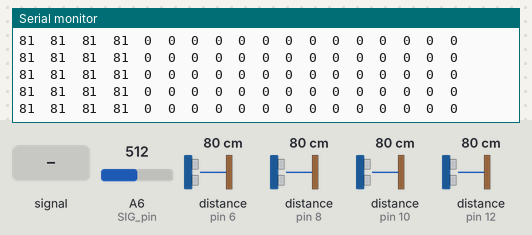
Recording of a sketch running on a simulated Arduino Mega 2560, built with avr-gcc and run on an emulated ATmega2560. On the bench: the last lines printed to the serial monitor. Inputs (shaded band) come from the test bench; at power-on: distance to the obstacle (sensors on pin 6, pin 8, pin 10, pin 12) 80 cm, A6 (SIG_pin) = 512. The echo pulse lasts 58.3 µs per cm.

Above: at 1.2 s.
1.3 s: A6 (SIG_pin) fed a 200 Hz sine of ±81 counts around its level
At 1.51 s:
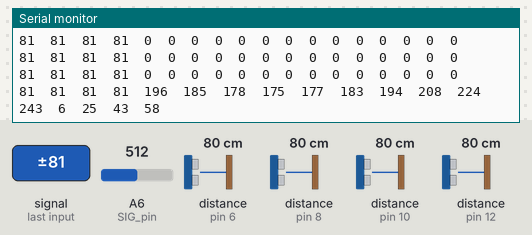
4.3 s: distance to the obstacle (sensor on pin 6) set to 18 cm
At 4.36 s:
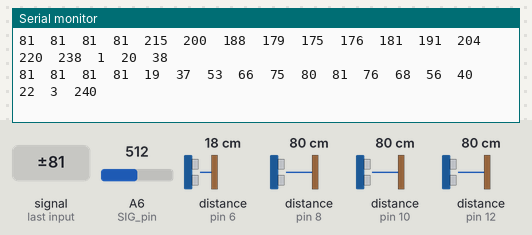
7.3 s: distance to the obstacle (sensor on pin 8) set to 2 cm
At 7.34 s:
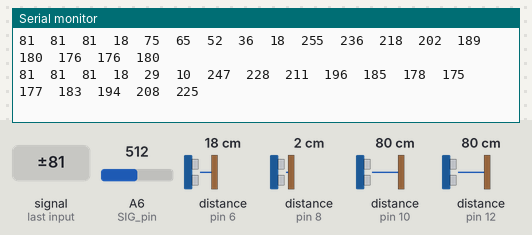
8.8 s: distance to the obstacle (sensor on pin 10) set to 2 cm
At 8.82 s:
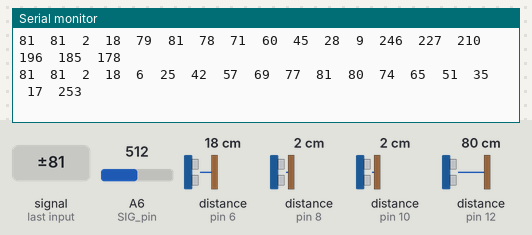
10.3 s: distance to the obstacle (sensor on pin 12) set to 2 cm
At 10.31 s:
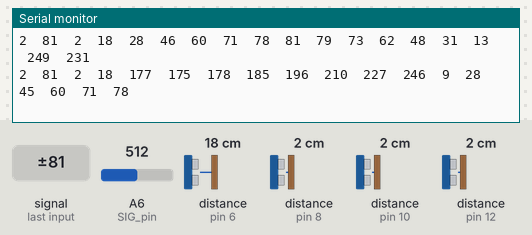
13.3 s: A6 (SIG_pin) set to 306
At 13.54 s:
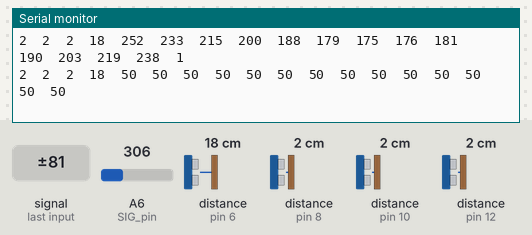
Timing chart, 0 to 16.3 s (numbered marks = the images above; inputs shaded):
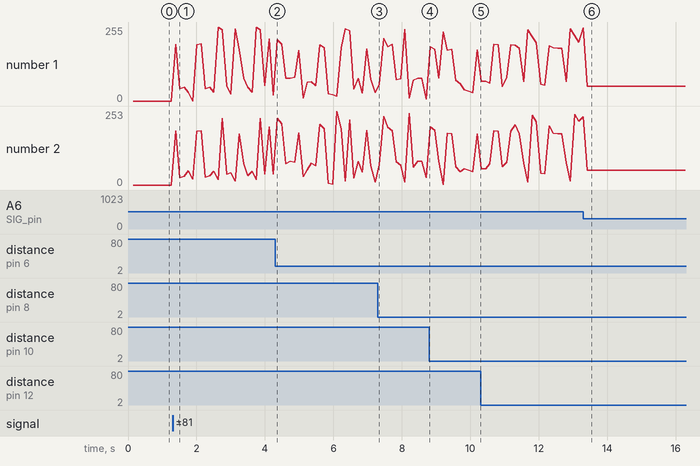

Measured:
- after the input at 1.3 s, the serial monitor: prints a new line after 0.09 s (image 1)
- after the input at 13.3 s, the serial monitor: prints a new line after 0.12 s (image 6)
- plotted number 1: 0 → 19 after the input at 1.3 s
- plotted number 2: 0 → 37 after the input at 1.3 s

The sketch:

oldnano.ino
```cpp
#include <Arduino.h>
#include <NewPing.h>
#include <Wire.h>

// Micro Address
#define MicroADDR 121

// Multiplexer Pins

#define s0 A0
#define s1 A1
#define s2 A2
#define s3 A3

#define SIG_pin A6

// US Pins
#define US_L_Trig 9
#define US_L_Echo 10

#define US_B_Trig 11
#define US_B_Echo 12

#define US_R_Trig 7
#define US_R_Echo 8

#define US_F_Trig 5
#define US_F_Echo 6

#define SONAR_NUM      4 // Number of sensors.
#define MAX_DISTANCE 250 // Maximum distance (in cm) to ping.
#define PING_INTERVAL 31 // Milliseconds between sensor pings (29ms is about the min to avoid cross-sensor echo).

unsigned long pingTimer[SONAR_NUM]; // Holds the times when the next ping should happen for each sensor.
byte cm[SONAR_NUM];         // Where the ping distances are stored.
uint8_t currentSensor = 0;          // Keeps track of which sensor is active.
byte light[18];

NewPing sonar[SONAR_NUM] = {     // Sensor object array.
  NewPing(US_L_Trig, US_L_Echo, MAX_DISTANCE), // Each sensor's trigger pin, echo pin, and max distance to ping. (In this order)
  NewPing(US_B_Trig, US_B_Echo, MAX_DISTANCE),
  NewPing(US_R_Trig, US_R_Echo, MAX_DISTANCE),
  NewPing(US_F_Trig, US_F_Echo, MAX_DISTANCE)
};

void setup() {
  Wire.begin(MicroADDR);                        // Initialise device #121 (random large number here <128)
  Wire.onRequest(requestCallback);        // When a request for data is receive call function requestCallback

  pinMode(s0, OUTPUT);
  pinMode(s1, OUTPUT);
  pinMode(s2, OUTPUT);
  pinMode(s3, OUTPUT);

  digitalWrite(s0, LOW);
  digitalWrite(s1, LOW);
  digitalWrite(s2, LOW);
  digitalWrite(s3, LOW);

  Serial.begin(9600);
  pingTimer[0] = millis() + 25;           // First ping starts at 75ms, gives time for the Arduino to chill before starting.
  for (uint8_t i = 1; i < SONAR_NUM; i++) // Set the starting time for each sensor.
    pingTimer[i] = pingTimer[i - 1] + PING_INTERVAL;
}

void loop() {
  for (uint8_t i = 0; i < SONAR_NUM; i++) { // Loop through all the sensors.
    if (millis() >= pingTimer[i]) {         // Is it this sensor's time to ping?
      pingTimer[i] += PING_INTERVAL * SONAR_NUM;  // Set next time this sensor will be pinged.
      if (i == 0 && currentSensor == SONAR_NUM - 1) oneSensorCycle(); // Sensor ping cycle complete, do something with the results.
      sonar[currentSensor].timer_stop();          // Make sure previous timer is canceled before starting a new ping (insurance).
      currentSensor = i;                          // Sensor being accessed.
      //cm[currentSensor] = 0;                      // Make distance zero in case there's no ping echo for this sensor.
      // NOTE FROM JM: I COMMENTED OUT THE PREVIOUS LINE. BASICALLY THIS MEANS IT WILL USE THE LAST VALUE IF NO ECHO DETECTED
      sonar[currentSensor].ping_timer(echoCheck); // Do the ping (processing continues, interrupt will call echoCheck to look for echo).
    }
  }
  for(int i = 2; i < 16; i ++){
    light[i-2+SONAR_NUM] = readMux(i);
    //Serial.print(readMux(i));
    //Serial.print("   ");
  }
  for (int i = 0; i < 18; i++) {
  //Serial.print(light[i]);
  //Serial.print("   ");
  }
  //Serial.println("");
  // Other code that *DOESN'T* analyze ping results can go here.
}

void echoCheck() { // If ping received, set the sensor distance to array.
  if (sonar[currentSensor].check_timer())
    light[currentSensor] = sonar[currentSensor].ping_result / US_ROUNDTRIP_CM;
    //Serial.print(light[currentSensor]);
    //Serial.print("  ");
    //cm[currentSensor] = sonar[currentSensor].ping_result / US_ROUNDTRIP_CM;
}

void oneSensorCycle() { // Sensor ping cycle complete, do something with the results.
  // The following code would be replaced with your code that does something with the ping results.
  for (uint8_t i = 0; i < 18; i++) {
    //Serial.print(i);
    //Serial.print("=");
    Serial.print(light[i]);
    //Serial.print("cm");
    Serial.print("  ");
  }
  Serial.println("   ");
}

void requestCallback(){
  Wire.write(light, 18); // Send array of sensor values
}

int readMux(int channel){
  int controlPin[] = {s0, s1, s2, s3};

  int muxChannel[16][4]={
    {0,0,0,0}, //channel 0
    {1,0,0,0}, //channel 1
    {0,1,0,0}, //channel 2
    {1,1,0,0}, //channel 3
    {0,0,1,0}, //channel 4
    {1,0,1,0}, //channel 5
    {0,1,1,0}, //channel 6
    {1,1,1,0}, //channel 7
    {0,0,0,1}, //channel 8
    {1,0,0,1}, //channel 9
    {0,1,0,1}, //channel 10
    {1,1,0,1}, //channel 11
    {0,0,1,1}, //channel 12
    {1,0,1,1}, //channel 13
    {0,1,1,1}, //channel 14
    {1,1,1,1}  //channel 15
  };

  //loop through the 4 sig
  for(int i = 0; i < 4; i ++){
    digitalWrite(controlPin[i], muxChannel[channel][i]);
  }

  //read the value at the SIG pin
  int val = analogRead(SIG_pin);

  //return the value
  return val;
}
```
